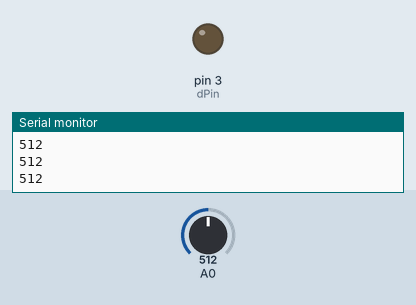
Bench run of a sketch on a simulated Arduino Uno, built with avr-gcc and run on an emulated ATmega328P. On the bench: output pins drawn as LEDs (lit = HIGH), the last lines printed to the serial monitor. The inputs (shaded band) are chosen by the test bench; at power-on: A0 = 512.

Above: at 1.2 s.
1.3 s: A0 set to 530
At 1.9 s:
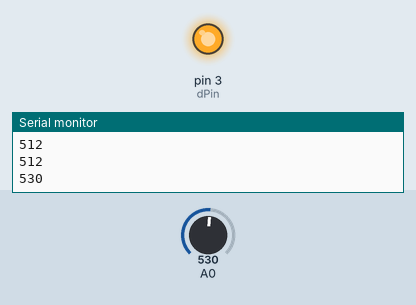
2.8 s: A0 set to 511
At 4.0 s:
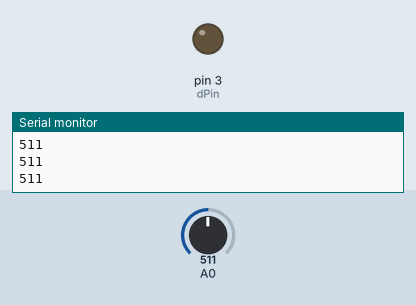
4.3 s: A0 set to 716
At 5.5 s:
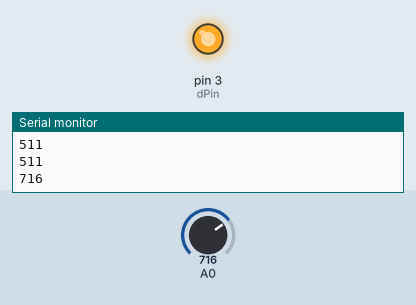
Timing chart, 0 to 7.3 s (numbered marks = the images above; inputs shaded):
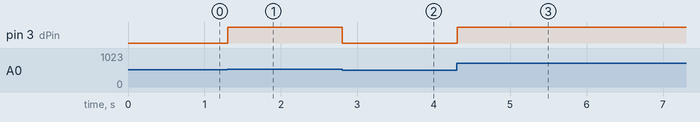

Measured:
- the behaviour switches between 512 and 513 on A0 (found by bisection; images 0 and 1)
- after the input at 1.3 s, pin 3 (dPin): LOW → HIGH at once
- after the input at 2.8 s, pin 3 (dPin): HIGH → LOW at once
- after the input at 4.3 s, pin 3 (dPin): LOW → HIGH at once

The sketch:

sketch_jul28e.ino
```cpp
int aPin=0;
int dPin=3;

void setup() {
  // put your setup code here, to run once:
  Serial.begin(9600);
  pinMode(dPin,OUTPUT);

}

void loop() {
  // put your main code here, to run repeatedly:
  for(int number=analogRead(A0);number<256;number=analogRead(A0)){
    digitalWrite(dPin,HIGH);
    Serial.println(number);
    if (number>256){
      break;
    }
  }
  for(int number=analogRead(A0);number>254;number=analogRead(A0)){
    digitalWrite(dPin,LOW);
    Serial.println(number);
    if (number>512){
      break;
    }
  }

  for(int number=analogRead(A0);number>511;number=analogRead(A0)){
    digitalWrite(dPin,HIGH);
    if (number>768){
      break;
    }
  }
  for(int number=analogRead(A0);number>768;number=analogRead(A0)){
    digitalWrite(dPin,LOW);
    if (number>1023){
      break;
    }
  }
}
```
